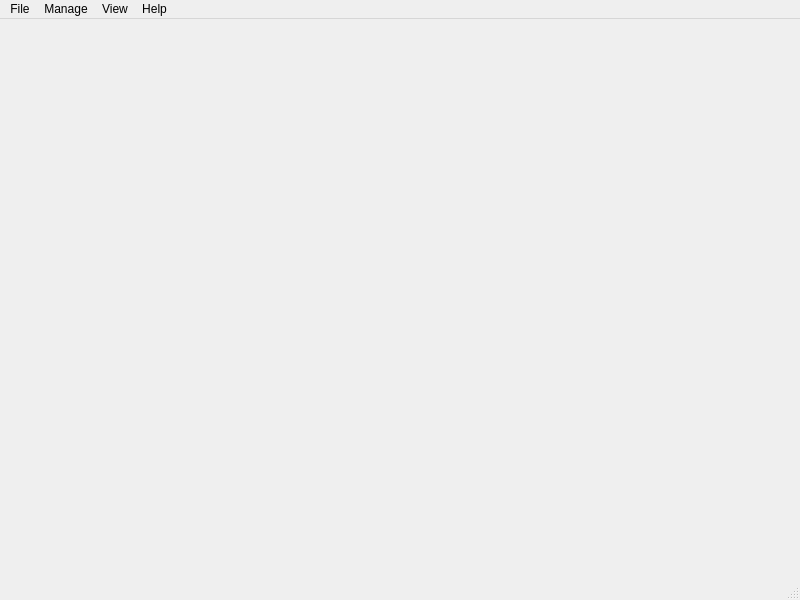
<?xml version="1.0" encoding="UTF-8"?>
<ui version="4.0">
 <class>MainWindow</class>
 <widget class="QMainWindow" name="MainWindow">
  <property name="geometry">
   <rect>
    <x>0</x>
    <y>0</y>
    <width>800</width>
    <height>600</height>
   </rect>
  </property>
  <property name="windowTitle">
   <string>NFS Ganesha</string>
  </property>
  <widget class="QWidget" name="centralwidget"/>
  <widget class="QMenuBar" name="menubar">
   <property name="geometry">
    <rect>
     <x>0</x>
     <y>0</y>
     <width>800</width>
     <height>21</height>
    </rect>
   </property>
   <widget class="QMenu" name="menuFile">
    <property name="title">
     <string>File</string>
    </property>
    <addaction name="actionDBus_connect"/>
    <addaction name="actionQuit"/>
   </widget>
   <widget class="QMenu" name="menuManager">
    <property name="title">
     <string>Manage</string>
    </property>
    <widget class="QMenu" name="menuAdmin">
     <property name="title">
      <string>Admin</string>
     </property>
     <addaction name="actionReset_Grace"/>
     <addaction name="actionShutdown"/>
     <addaction name="actionReload"/>
    </widget>
    <addaction name="actionClients"/>
    <addaction name="actionExports"/>
    <addaction name="menuAdmin"/>
   </widget>
   <widget class="QMenu" name="menuView">
    <property name="title">
     <string>View</string>
    </property>
    <addaction name="actionStatistics"/>
    <addaction name="actionViewExports"/>
    <addaction name="actionViewClients"/>
   </widget>
   <widget class="QMenu" name="menuHelp">
    <property name="title">
     <string>Help</string>
    </property>
    <addaction name="actionAbout"/>
   </widget>
   <addaction name="menuFile"/>
   <addaction name="menuManager"/>
   <addaction name="menuView"/>
   <addaction name="menuHelp"/>
  </widget>
  <widget class="QStatusBar" name="statusbar"/>
  <action name="actionDBus_connect">
   <property name="text">
    <string>Connect to Ganesha</string>
   </property>
  </action>
  <action name="actionQuit">
   <property name="text">
    <string>Quit</string>
   </property>
  </action>
  <action name="actionClients">
   <property name="text">
    <string>Clients</string>
   </property>
  </action>
  <action name="actionExports">
   <property name="text">
    <string>Exports</string>
   </property>
  </action>
  <action name="actionStatistics">
   <property name="text">
    <string>Statistics</string>
   </property>
  </action>
  <action name="actionLog_Levels">
   <property name="text">
    <string>Log Levels</string>
   </property>
  </action>
  <action name="actionViewExports">
   <property name="text">
    <string>Exports</string>
   </property>
  </action>
  <action name="actionAbout">
   <property name="text">
    <string>About</string>
   </property>
  </action>
  <action name="actionReset_Grace">
   <property name="text">
    <string>Reset Grace Period</string>
   </property>
  </action>
  <action name="actionShutdown">
   <property name="text">
    <string>Shutdown</string>
   </property>
  </action>
  <action name="actionReload">
   <property name="text">
    <string>Reload</string>
   </property>
  </action>
  <action name="actionViewClients">
   <property name="text">
    <string>Clients</string>
   </property>
  </action>
 </widget>
 <resources/>
 <connections/>
</ui>
